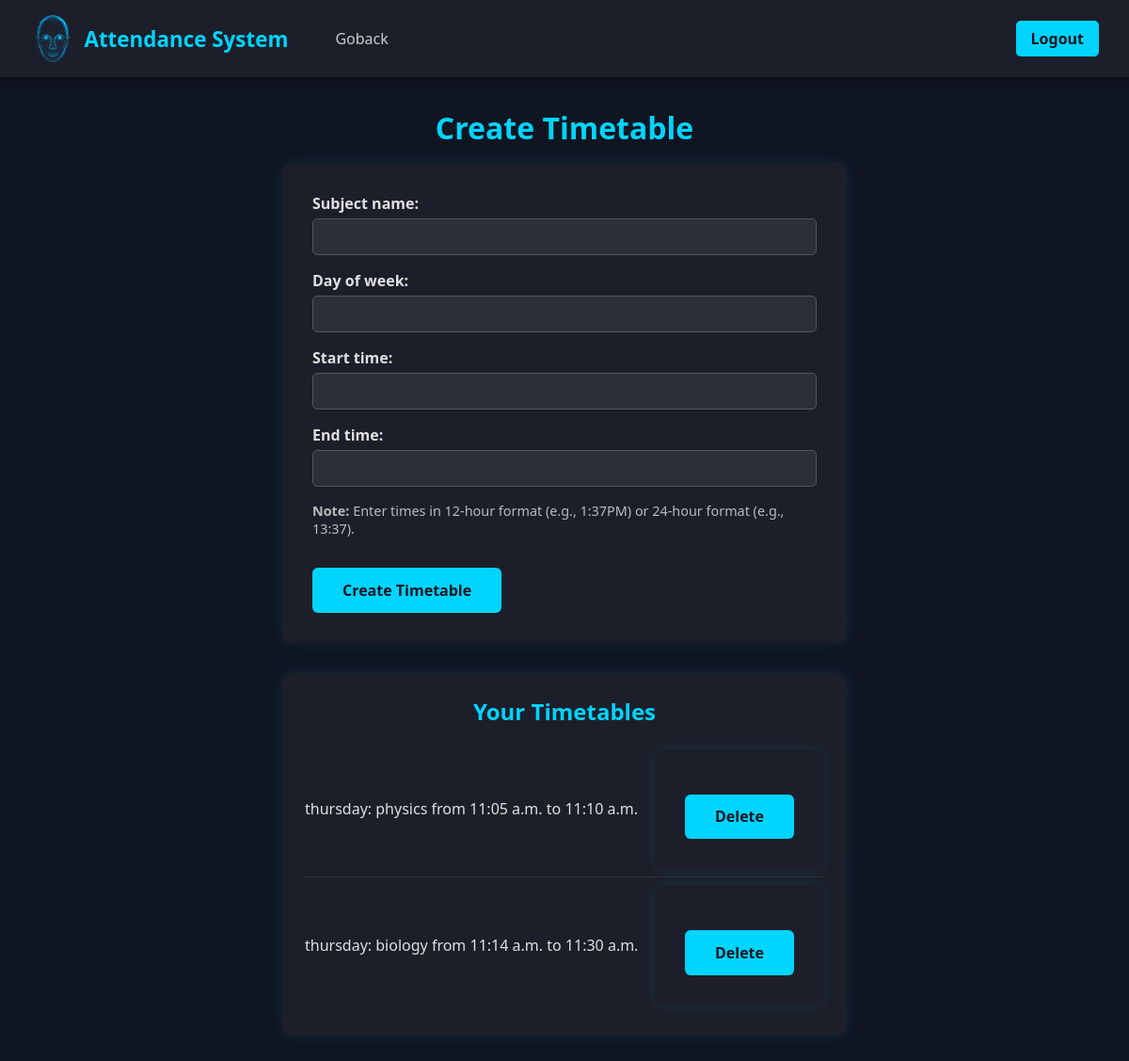
The app's page /create_timetable/ (signed in), older data.
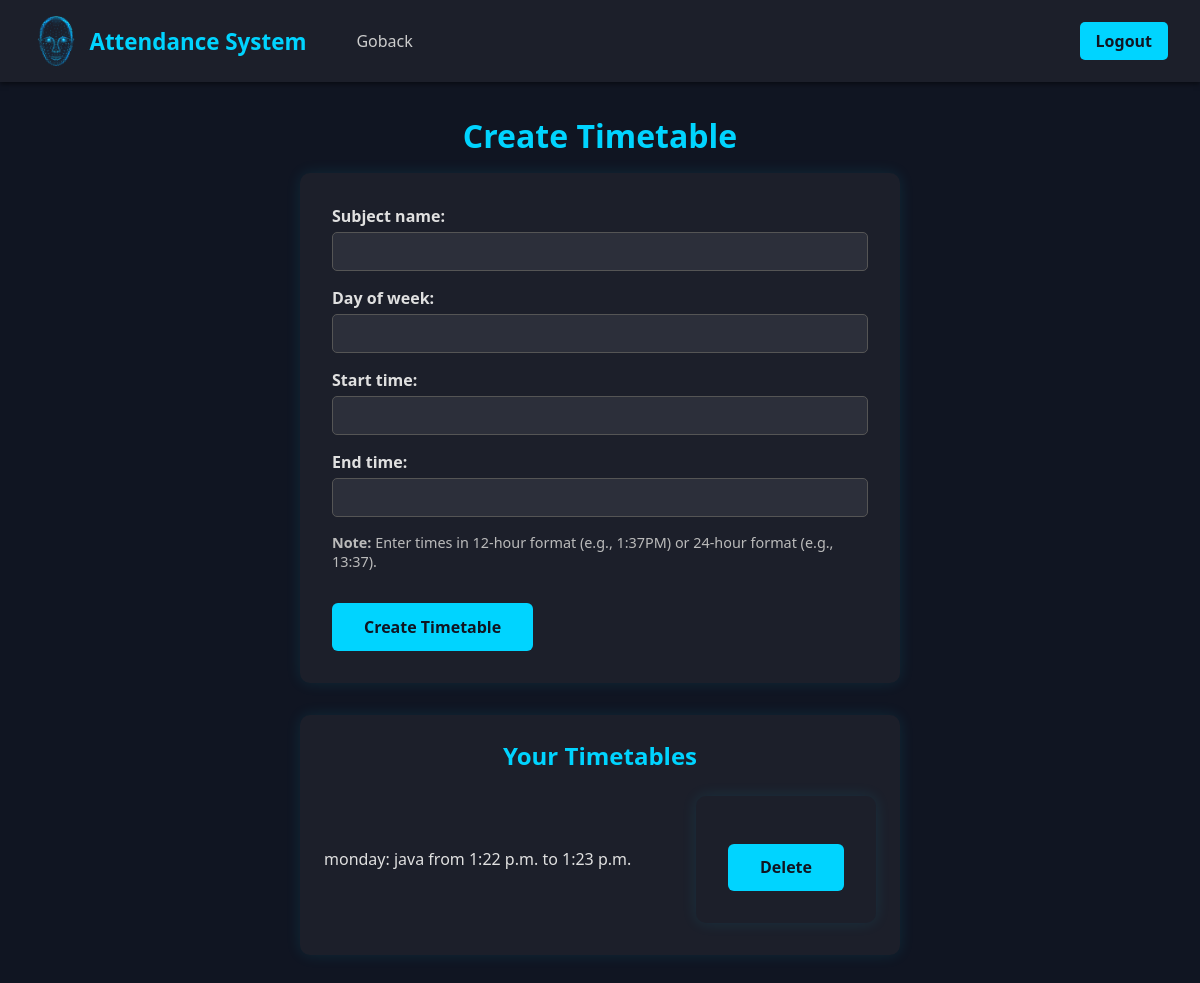
The same page, newer data.
### attendance_app/models.py (models this page shows)
class Timetable(models.Model):
    teacher = models.ForeignKey(User, on_delete=models.CASCADE)
    subject_name = models.CharField(max_length=100)
    day_of_week = models.CharField(max_length=10)
    start_time = models.TimeField()
    end_time = models.TimeField()

### attendance_app/views.py (the view)
# urls.py: path('create_timetable/', views.create_timetable, name='create_timetable'),
@login_required
def create_timetable(request):
    if request.method == 'POST':
        form = TimetableForm(request.POST)
        if form.is_valid():
            timetable = form.save(commit=False)
            timetable.teacher = request.user
            timetable.save()
            messages.success(request, 'Timetable entry created successfully.')
            return redirect('create_timetable')
    else:
        form = TimetableForm()
    timetables = Timetable.objects.filter(teacher=request.user)
    return render(request, 'attendance_app/create_timetable.html', {'form': form, 'timetables': timetables})

### attendance_app/forms.py (shortened to what this page needs)
class TimetableForm(forms.ModelForm):
    class Meta:
        model = Timetable
        fields = ['subject_name', 'day_of_week', 'start_time', 'end_time']
        widgets = {
            'start_time': forms.TimeInput(format='%I:%M%p'),
            'end_time': forms.TimeInput(format='%I:%M%p'),
        }
    def __init__(self, *args, **kwargs):
        super().__init__(*args, **kwargs)
        time_formats = [
            '%I:%M%p',
            '%I:%M %p',
            '%H:%M:%S',
            '%H:%M',
        ]
        self.fields['start_time'].input_formats = time_formats
        self.fields['end_time'].input_formats = time_formats

### attendance_app/templates/attendance_app/create_timetable.html (shortened to what this page needs)
<!DOCTYPE html>
<html lang="en">
<head>
    {% load static %}
</head>
<body>
    <nav>
        <div class="nav-left">
            <div class="logo">
                <img src="{% static 'attendance_app/images/logo2.png' %}" alt="Site Logo">
                Attendance System
            </div>
            <div class="nav-links">
                <a href="/dashboard/">Goback</a>
            </div>
        </div>
        <div class="nav-right" style="display: flex; gap: 10px;">
            <a href="/login/" class="btn">Logout</a>
        </div>
    </nav>
    <main>
        <h1>Create Timetable</h1>
        <form method="POST">
            {{ form.as_p }}
            <p class="note"><strong>Note:</strong> Enter times in 12-hour format (e.g., 1:37PM) or 24-hour format (e.g., 13:37).</p>
            <button type="submit">Create Timetable</button>
        </form>
        <div class="timetable-list">
            <h2>Your Timetables</h2>
            {% if timetables %}
                <ul>
                    {% for timetable in timetables %}
                        <li>
                            <span>{{ timetable.day_of_week }}: {{ timetable.subject_name }} from {{ timetable.start_time }} to {{ timetable.end_time }}</span>
                            <form method="POST" action="{% url 'delete_timetable' timetable.id %}" class="delete-form">
                                <button type="submit" class="delete-btn">Delete</button>
                            </form>
                        </li>
                    {% endfor %}
                </ul>
            {% else %}
                <p class="no-timetable">No timetables created yet.</p>
            {% endif %}
        </div>
    </main>
</body>
</html>

Row changes from the older to the newer data that the page shows:
removed Timetable: day_of_week "thursday", subject_name "physics", start_time "11:05 a.m.", end_time "11:10 a.m."
removed Timetable: day_of_week "thursday", subject_name "biology", start_time "11:14 a.m.", end_time "11:30 a.m."
added Timetable: day_of_week "monday", subject_name "java", start_time "1:22 p.m.", end_time "1:23 p.m."
